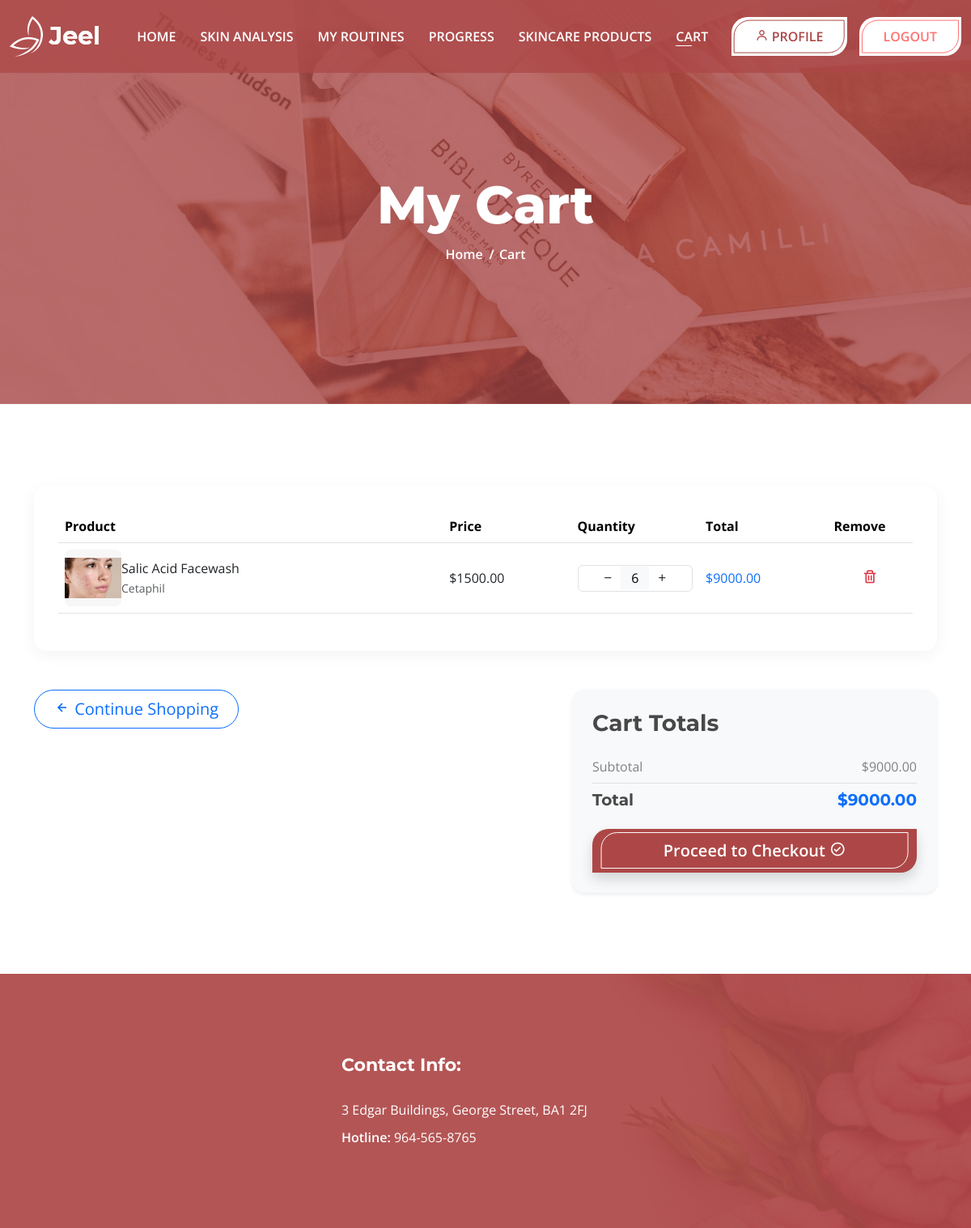
/cart.html (signed in), run on the app's committed database.
### app/models.py (models this page shows, shortened)
class CartItem(models.Model):
    cart = models.ForeignKey(Cart, on_delete=models.CASCADE)
    product = models.ForeignKey(Product, on_delete=models.CASCADE)
    quantity = models.PositiveIntegerField(default=1)
    def get_cost(self):
        return self.product.price * self.quantity

class Product(models.Model):
    name = models.CharField(max_length=200)
    brand = models.CharField(max_length=100, blank=True)
    price = models.DecimalField(max_digits=10, decimal_places=2)
    image = models.ImageField(upload_to='products/')
    description = models.TextField()
    ingredients = models.ManyToManyField(Ingredient, blank=True)
    skin_type_suitability = models.CharField(max_length=100, help_text="e.g. Oily, Dry, All")
    benefits = models.TextField(help_text="Key benefits of the product")
    created_at = models.DateTimeField(auto_now_add=True)
    qty=models.IntegerField(null=True)

class Cart(models.Model):
    user = models.OneToOneField(User, on_delete=models.CASCADE)
    created_at = models.DateTimeField(auto_now_add=True)
    updated_at = models.DateTimeField(auto_now=True)
    def get_total_price(self):
        return sum(item.get_cost() for item in self.cartitem_set.all())
    def get_count(self):
        return sum(item.quantity for item in self.cartitem_set.all())

### app/views.py (the view)
# urls.py: path('cart.html', views.view_cart, name='cart'),
@login_required
def view_cart(request):
    cart, _ = Cart.objects.get_or_create(user=request.user)
    return render(request, 'cart.html', {'cart': cart})

### app/templates/cart.html (shortened to what this page needs)
<!DOCTYPE html>
<html lang="zxx">
{% load static %}
<head>
    <link rel="stylesheet" href="{% static 'assets/css/bootstrap.min.css' %}">
    <link rel="stylesheet" href="{% static 'assets/css/meanmenu.css' %}">
    <link rel="stylesheet" href="{% static 'assets/css/boxicons.min.css' %}">
    <link rel="stylesheet" href="{% static 'assets/css/style.css' %}">
    <link rel="stylesheet" href="{% static 'assets/css/responsive.css' %}">
    <link rel="stylesheet" href="{% static 'assets/css/theme-dark.css' %}">
</head>
<body>
    <div class="navbar-area sticky-top">
        <div class="main-nav two four">
            <div class="container-fluid">
                <nav class="navbar navbar-expand-md navbar-light">
                    <a class="navbar-brand" href="{% url 'index' %}">
                        <img src="{% static 'assets/images/logo.png' %}" alt="Logo">
                    </a>
                    <div class="collapse navbar-collapse mean-menu">
                        <ul class="navbar-nav">
                            <li class="nav-item"><a href="{% url 'index' %}" class="nav-link">HOME</a></li>
                            <li class="nav-item"><a href="{% url 'analysis' %}" class="nav-link">SKIN ANALYSIS</a></li>
                            <li class="nav-item"><a href="{% url 'routines' %}" class="nav-link">MY ROUTINES</a></li>
                            <li class="nav-item"><a href="{% url 'progress' %}" class="nav-link">PROGRESS</a></li>
                            <li class="nav-item"><a href="{% url 'shop' %}" class="nav-link">SKINCARE PRODUCTS</a></li>
                            <li class="nav-item"><a href="{% url 'cart' %}" class="nav-link active">CART</a></li>
                        </ul>
                        <div class="side-nav two">
                            {% if user.is_authenticated %}
                            <a class="common-btn two nav-btn" href="{% url 'profile' %}" style="margin-right: 10px;">
                                <i class='bx bx-user'></i> PROFILE
                            </a>
                            <a class="common-btn nav-btn" href="{% url 'logout' %}">LOGOUT</a>
                            {% else %}
                            <a class="common-btn two nav-btn" href="{% url 'sign_in' %}">SIGN IN</a>
                            {% endif %}
                        </div>
                    </div>
                </nav>
            </div>
        </div>
    </div>
    <div class="page-title-wrap">
        <div class="page-title-area title-img-four">
            <div class="d-table">
                <div class="d-table-cell">
                    <div class="title-content">
                        <h2>My Cart</h2>
                        <ul>
                            <li><a href="{% url 'index' %}">Home</a></li>
                            <li><span>Cart</span></li>
                        </ul>
                    </div>
                </div>
            </div>
        </div>
    </div>
    <div class="cart-area ptb-100">
        <div class="container">
            <div class="cart-wrap">
                <div class="table-responsive">
                    <table class="table cart-table text-nowrap">
                        <thead class="thead-light">
                            <tr>
                                <th scope="col" style="width: 45%;">Product</th>
                                <th scope="col" style="width: 15%;">Price</th>
                                <th scope="col" style="width: 15%;">Quantity</th>
                                <th scope="col" style="width: 15%;">Total</th>
                                <th scope="col" style="width: 10%;">Remove</th>
                            </tr>
                        </thead>
                        <tbody>
                            {% for item in cart.cartitem_set.all %}
                            <tr>
                                <td class="product-name align-middle">
                                    <div class="d-flex align-items-center">
                                        <div class="product-img mr-3" style="width: 70px; height: 70px; flex-shrink: 0; background-color: #f7f7f7; border-radius: 8px; overflow: hidden; display: flex; align-items: center; justify-content: center;">
                                            {% if item.product.image %}
                                            <img src="{{ item.product.image.url }}" alt="{{ item.product.name }}"
                                                 style="width: 100%; height: 100%; object-fit: contain;"
                                                 onerror="this.style.display='none'; this.parentNode.innerHTML='<i class=\'bx bx-image\' style=\'font-size: 24px; color: #ccc;\'></i>';">
                                            {% else %}
                                            <i class='bx bx-image' style="font-size: 24px; color: #ccc;"></i>
                                            {% endif %}
                                        </div>
                                        <div class="name text-wrap">
                                            <a href="{% url 'single_product' %}?id={{ item.product.id }}" class="text-dark font-weight-bold d-block">{{ item.product.name }}</a>
                                            <small class="text-muted">{{ item.product.brand }}</small>
                                        </div>
                                    </div>
                                </td>
                                <td class="product-price align-middle">
                                    <span class="amount text-dark">${{ item.product.price }}</span>
                                </td>
                                <td class="product-quantity align-middle">
                                    <div class="input-counter d-inline-block border rounded bg-white d-flex align-items-center justify-content-center">
                                        <a href="{% url 'decrease_cart_item' item.id %}" class="btn btn-sm btn-link text-dark py-1 px-2 text-decoration-none">
                                            <i class='bx bx-minus'></i>
                                        </a>
                                       <span class="px-2 font-weight-bold d-inline-block text-center border-left border-right bg-light"
      style="min-width: 35px; line-height: 28px;">
    {{ item.quantity }}
</span>
{% if item.quantity < item.product.qty %}
    <a href="{% url 'increase_cart_item' item.id %}"
       class="btn btn-sm btn-link text-dark py-1 px-2 text-decoration-none">
        <i class='bx bx-plus'></i>
    </a>
{% else %}
    <span class="btn btn-sm text-muted py-1 px-2" style="cursor:not-allowed;">
        <i class='bx bx-plus'></i>
    </span>
{% endif %}
                                    </div>
                                </td>
                                <td class="product-subtotal align-middle">
                                    <span class="subtotal-amount font-weight-bold text-primary">${{ item.get_cost }}</span>
                                </td>
                                <td class="product-remove align-middle text-center">
                                    <a href="{% url 'remove_from_cart' item.id %}" class="btn btn-sm btn-outline-danger border-0 rounded-circle" onclick="return confirm('Remove {{ item.product.name }}?')">
                                        <i class='bx bx-trash' style="font-size: 1.2rem; line-height: 1;"></i>
                                    </a>
                                </td>
                            </tr>
                            {% endfor %}
                        </tbody>
                    </table>
                </div>
            </div>
            {% if cart.get_count > 0 %}
            <div class="row mt-5">
                <div class="col-lg-7">
                     <a href="{% url 'shop' %}" class="btn btn-outline-primary btn-lg rounded-pill px-4">
                        <i class='bx bx-left-arrow-alt mr-1'></i> Continue Shopping
                     </a>
                </div>
                <div class="col-lg-5">
                    <div class="cart-calc shadow-sm">
                        <div class="cart-calc-total">
                            <h3 class="mb-4">Cart Totals</h3>
                            <ul class="mb-4 list-unstyled">
                                <li class="d-flex justify-content-between mb-2">
                                    Subtotal <span class="font-weight-bold">${{ cart.get_total_price }}</span>
                                </li>
                                <li class="d-flex justify-content-between border-top pt-2 mt-2">
                                    <h5 class="mb-0">Total</h5> <h5 class="mb-0 text-primary">${{ cart.get_total_price }}</h5>
                                </li>
                            </ul>
                            <a href="{% url 'checkout' %}" class="btn common-btn two w-100 btn-lg shadow">
                                Proceed to Checkout
                                <i class='bx bx-check-circle ml-2'></i>
                            </a>
                        </div>
                    </div>
                </div>
            </div>
            {% endif %}
        </div>
    </div>
    <footer class="footer-area two pt-100 pb-70">
        <div class="container">
            <div class="row justify-content-center">
                 <div class="col-sm-6 col-lg-4">
                     <div class="footer-item">
                         <div class="footer-contact">
                             <h3>Contact Info:</h3>
                             <ul class="info">
                                 <li><a href="#">3 Edgar Buildings, George Street, BA1 2FJ</a></li>
                                 <li><span>Hotline:</span> <a href="tel:9645658765">964-565-8765</a></li>
                             </ul>
                         </div>
                     </div>
                 </div>
            </div>
        </div>
    </footer>
</body>
</html>

### app/static/assets/css/meanmenu.css (style rules this page uses)
body { font-family:Oswald,sans-serif;padding:0;margin:0;font-size:15px;background-color:#f1f1f1 }
.main-nav nav .navbar-nav .nav-item .dropdown-menu li .dropdown-menu li a.active,.main-nav nav .navbar-nav .nav-item .dropdown-menu li .dropdown-menu li a:focus,.main-nav nav .navbar-nav .nav-item .dropdown-menu li .dropdown-menu li a:hover,.main-nav nav .navbar-nav .nav-item .dropdown-menu li a.active,.main-nav nav .navbar-nav .nav-item .dropdown-menu li a:focus,.main-nav nav .navbar-nav .nav-item .dropdown-menu li a:hover,.main-nav nav .navbar-nav .nav-item .dropdown-menu li:hover a,.main-nav nav .navbar-nav .nav-item a.active,.main-nav nav .navbar-nav .nav-item a:focus,.main-nav nav .navbar-nav .nav-item a:hover,.main-nav nav .navbar-nav .nav-item:hover a,.mobile-nav.mean-container .mean-nav ul li a.active { color:#ff2d55 }
.main-nav { background:#000;position:absolute;top:0;left:0;padding-top:15px;padding-bottom:15px;width:100%;z-index:999;height:auto }
.navbar-light .navbar-brand,.navbar-light .navbar-brand:hover { color:#fff;font-weight:700;text-transform:uppercase }
.main-nav nav ul { padding:0;margin:0;list-style-type:none }
.main-nav nav .navbar-nav .nav-item { position:relative;padding:15px 0 }
.main-nav nav .navbar-nav .nav-item a { font-weight:500;font-size:16px;text-transform:uppercase;color:#fff;padding:0;margin-left:15px;margin-right:15px }

### app/templates/cart.html (style rules this page uses)
.cart-table img { border-radius: 8px; box-shadow: 0 2px 5px rgba(0,0,0,0.1); }
.cart-wrap { background: #fff; padding: 30px; border-radius: 15px; box-shadow: 0 5px 20px rgba(0,0,0,0.05); }
.cart-calc { background: #f8f9fa; border-radius: 15px; padding: 25px; }

### data on the page
CartItem: product.image (picture), product.name "Salic Acid Facewash", product.brand "Cetaphil", product.price "1500.00", quantity "6", get_cost "9000.00"
Cart: get_total_price "9000.00"
